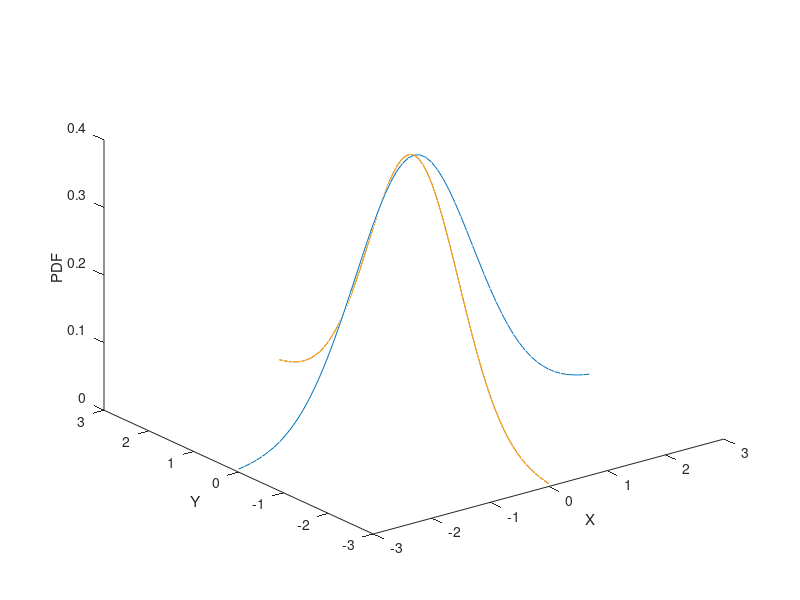

The MATLAB source for this figure:
clear 

x = [-3:.1:3];
y = zeros(1,length(x));
z = normpdf(x,0,1);
figure
plot3(x,y,z)
hold on
y = [-3:.1:3];
x = zeros(1,length(y));
plot3(x,y,z)
xlabel('X ')
ylabel('Y')
zlabel('PDF')

r=sqrt(x.^2+y.^2);
plot3(x,y,z)